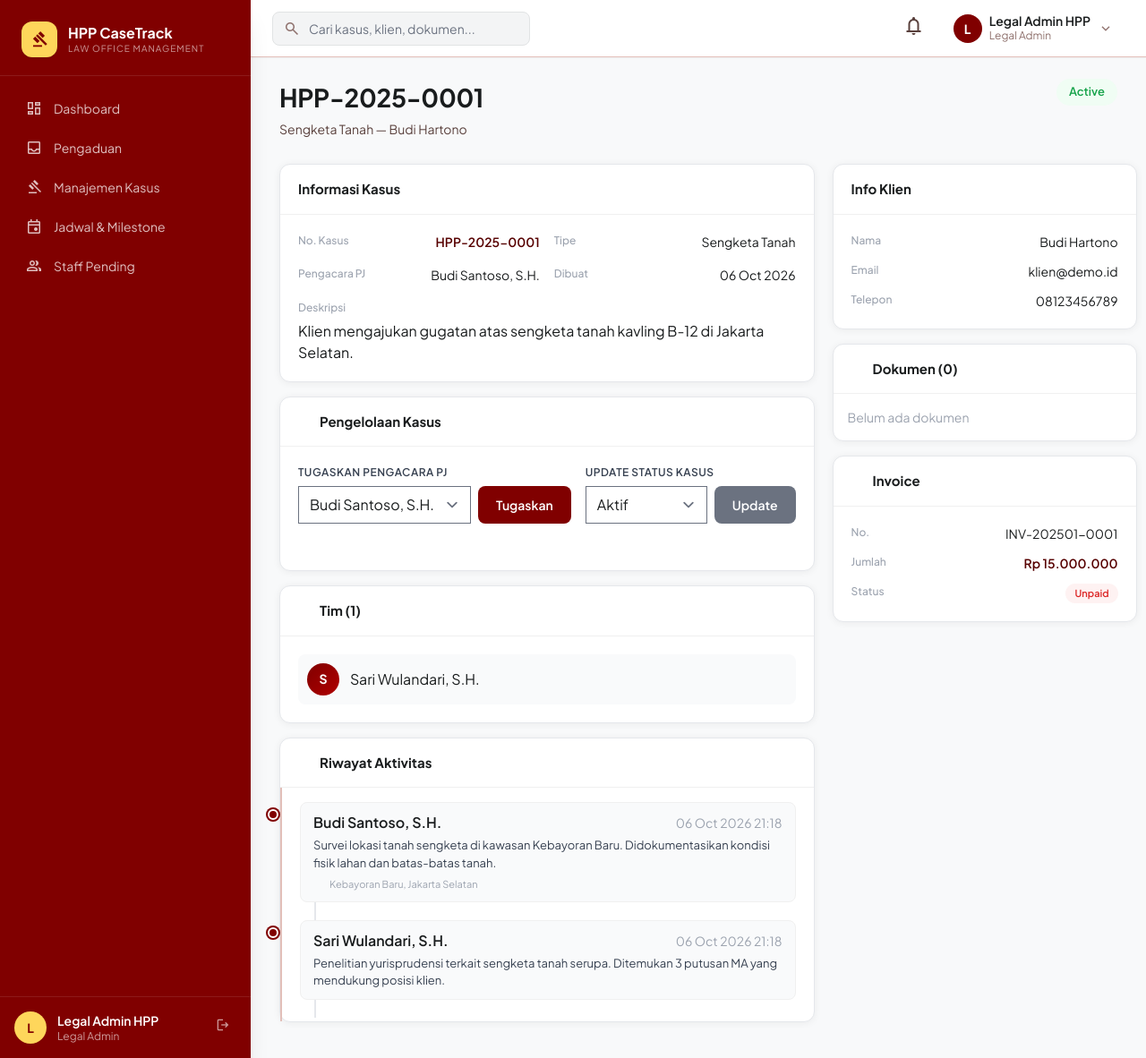
Screenshot of /legal-admin/case-detail.php?id=1 (signed in) with the database file from the repository.
### tables this page shows
CREATE TABLE IF NOT EXISTS cases (
    id             INT AUTO_INCREMENT PRIMARY KEY,
    case_number    VARCHAR(30) UNIQUE NOT NULL,
    complaint_id   INT,
    client_id      INT NOT NULL,
    assigned_pj_id INT,
    case_type      VARCHAR(100),
    title          VARCHAR(255),
    description    TEXT,
    strategy       TEXT,
    status         ENUM('pending','active','on_hold','closed','won','lost','cancelled') DEFAULT 'pending',
    opened_at      DATETIME DEFAULT CURRENT_TIMESTAMP,
    closed_at      DATETIME,
    created_at     DATETIME DEFAULT CURRENT_TIMESTAMP,
    updated_at     DATETIME DEFAULT CURRENT_TIMESTAMP ON UPDATE CURRENT_TIMESTAMP,
    FOREIGN KEY (complaint_id)   REFERENCES complaints(id) ON DELETE SET NULL,
    FOREIGN KEY (client_id)      REFERENCES users(id),
    FOREIGN KEY (assigned_pj_id) REFERENCES users(id) ON DELETE SET NULL
);

CREATE TABLE IF NOT EXISTS users (
    id             INT AUTO_INCREMENT PRIMARY KEY,
    username       VARCHAR(100) UNIQUE,
    email          VARCHAR(150) UNIQUE NOT NULL,
    password       VARCHAR(255) NOT NULL,
    role           ENUM('client','legal_admin','ceo','pengacara_pj','lawyer','finance','head_finance','admin') NOT NULL DEFAULT 'client',
    name           VARCHAR(150) NOT NULL,
    phone          VARCHAR(20),
    address        TEXT,
    photo          VARCHAR(255),
    is_active      TINYINT(1) DEFAULT 1,
    otp_code       VARCHAR(10),
    otp_expires_at DATETIME,
    email_verified_at DATETIME,
    created_at     DATETIME DEFAULT CURRENT_TIMESTAMP,
    updated_at     DATETIME DEFAULT CURRENT_TIMESTAMP ON UPDATE CURRENT_TIMESTAMP
);

CREATE TABLE IF NOT EXISTS case_team (
    id         INT AUTO_INCREMENT PRIMARY KEY,
    case_id    INT NOT NULL,
    lawyer_id  INT NOT NULL,
    role       VARCHAR(100) DEFAULT 'lawyer',
    assigned_at DATETIME DEFAULT CURRENT_TIMESTAMP,
    UNIQUE KEY unique_member (case_id, lawyer_id),
    FOREIGN KEY (case_id)   REFERENCES cases(id) ON DELETE CASCADE,
    FOREIGN KEY (lawyer_id) REFERENCES users(id) ON DELETE CASCADE
);

CREATE TABLE IF NOT EXISTS case_activities (
    id          INT AUTO_INCREMENT PRIMARY KEY,
    case_id     INT NOT NULL,
    user_id     INT NOT NULL,
    activity_type VARCHAR(50) DEFAULT 'update',
    description TEXT NOT NULL,
    location    VARCHAR(255),
    latitude    DECIMAL(10,8),
    longitude   DECIMAL(11,8),
    evidence_path VARCHAR(255),
    created_at  DATETIME DEFAULT CURRENT_TIMESTAMP,
    FOREIGN KEY (case_id) REFERENCES cases(id) ON DELETE CASCADE,
    FOREIGN KEY (user_id) REFERENCES users(id)
);

CREATE TABLE IF NOT EXISTS invoices (
    id             INT AUTO_INCREMENT PRIMARY KEY,
    case_id        INT,
    client_id      INT NOT NULL,
    invoice_number VARCHAR(50) UNIQUE NOT NULL,
    amount         DECIMAL(15,2) NOT NULL,
    description    TEXT,
    payment_proof_path VARCHAR(255),
    status         ENUM('unpaid','verification','paid','overdue') DEFAULT 'unpaid',
    due_date       DATE,
    paid_at        DATETIME,
    verified_by    INT,
    verified_at    DATETIME,
    notes          TEXT,
    created_at     DATETIME DEFAULT CURRENT_TIMESTAMP,
    FOREIGN KEY (case_id)     REFERENCES cases(id) ON DELETE SET NULL,
    FOREIGN KEY (client_id)   REFERENCES users(id),
    FOREIGN KEY (verified_by) REFERENCES users(id) ON DELETE SET NULL
);

### includes/functions.php (called while the page is built, shortened)
<?php
function getCaseStatusColor($status) {
    $map = [
        'active'    => 'success',
        'pending'   => 'warning',
        'closed'    => 'secondary',
        'cancelled' => 'danger',
        'on_hold'   => 'warning',
        'won'       => 'success',
        'lost'      => 'danger',
    ];
    return $map[$status] ?? 'secondary';
}

### legal-admin/case-detail.php (the view, shortened to what this page needs)
<?php
require_once __DIR__ . '/../includes/functions.php';
$db   = getDB();
$id   = (int)($_GET['id'] ?? 0);
$stmt = $db->prepare("
  SELECT c.*, cl.name AS client_name, cl.email AS client_email, cl.phone AS client_phone,
         pj.name AS pj_name
  FROM cases c
  JOIN users cl ON cl.id = c.client_id
  LEFT JOIN users pj ON pj.id = c.assigned_pj_id
  WHERE c.id=?
");
$stmt->execute([$id]);
$case = $stmt->fetch();
$teamStmt = $db->prepare("SELECT ct.*, u.name FROM case_team ct JOIN users u ON u.id=ct.lawyer_id WHERE ct.case_id=?");
$teamStmt->execute([$id]);
$team = $teamStmt->fetchAll();
$actStmt = $db->prepare("SELECT ca.*, u.name AS actor_name FROM case_activities ca JOIN users u ON u.id=ca.user_id WHERE ca.case_id=? ORDER BY ca.created_at DESC LIMIT 15");
$actStmt->execute([$id]);
$activities = $actStmt->fetchAll();
$docStmt = $db->prepare("SELECT cd.*, u.name AS uploader FROM case_documents cd JOIN users u ON u.id=cd.uploaded_by WHERE cd.case_id=?");
$docStmt->execute([$id]);
$documents = $docStmt->fetchAll();
$invoiceStmt = $db->prepare("SELECT * FROM invoices WHERE case_id=? ORDER BY created_at DESC LIMIT 1");
$invoiceStmt->execute([$id]);
$invoice = $invoiceStmt->fetch();
$pjStmt = $db->prepare("SELECT id, name FROM users WHERE role='pengacara_pj' AND is_active=1");
$pjStmt->execute();
$availPJs = $pjStmt->fetchAll();
require_once __DIR__ . '/../includes/header.php';
require_once __DIR__ . '/../includes/sidebar.php';
?>
<div id="page-content">
<div class="page-header">
  <div>
    <h1 class="page-title"><?= htmlspecialchars($case['case_number']) ?></h1>
    <p class="page-subtitle"><?= htmlspecialchars($case['case_type']) ?> — <?= htmlspecialchars($case['client_name']) ?></p>
  </div>
  <span class="badge badge-<?= getCaseStatusColor($case['status']) ?> badge-lg"><?= ucfirst($case['status']) ?></span>
</div>
<div class="detail-grid">
  <div class="detail-main">
    <div class="card mb-4">
      <div class="card-header"><h2 class="card-title">Informasi Kasus</h2></div>
      <div class="card-body">
        <div class="info-grid-2">
          <div class="info-item"><span class="info-label">No. Kasus</span><span class="info-value fw-600 text-primary"><?= htmlspecialchars($case['case_number']) ?></span></div>
          <div class="info-item"><span class="info-label">Tipe</span><span class="info-value"><?= htmlspecialchars($case['case_type']) ?></span></div>
          <div class="info-item"><span class="info-label">Pengacara PJ</span><span class="info-value"><?= htmlspecialchars($case['pj_name'] ?? '—') ?></span></div>
          <div class="info-item"><span class="info-label">Dibuat</span><span class="info-value"><?= date('d M Y', strtotime($case['created_at'])) ?></span></div>
        </div>
        <?php if ($case['description']): ?>
        <div class="mt-3"><span class="info-label">Deskripsi</span><p class="mt-1"><?= nl2br(htmlspecialchars($case['description'])) ?></p></div>
        <?php endif; ?>
      </div>
    </div>
    <div class="card mb-4">
      <div class="card-header"><h2 class="card-title"><i data-lucide="settings" class="icon-sm"></i> Pengelolaan Kasus</h2></div>
      <div class="card-body">
        <div class="form-row mb-4">
          <div class="form-group">
            <label class="form-label">Tugaskan Pengacara PJ</label>
            <form method="POST" class="input-btn-group">
              <select name="pj_id" class="form-select">
                <?php foreach ($availPJs as $pj): ?>
                <option value="<?= $pj['id'] ?>" <?= ($case['assigned_pj_id']??0)==$pj['id']?'selected':'' ?>><?= htmlspecialchars($pj['name']) ?></option>
                <?php endforeach; ?>
              </select>
              <button type="submit" class="btn btn-primary">Tugaskan</button>
            </form>
          </div>
          <div class="form-group">
            <label class="form-label">Update Status Kasus</label>
            <form method="POST" class="input-btn-group">
              <select name="new_status" class="form-select">
                <option value="active"    <?= $case['status']==='active'   ?'selected':'' ?>>Aktif</option>
              </select>
              <button type="submit" class="btn btn-secondary">Update</button>
            </form>
          </div>
        </div>
      </div>
    </div>
    <div class="card mb-4">
      <div class="card-header"><h2 class="card-title"><i data-lucide="users" class="icon-sm"></i> Tim (<?= count($team) ?>)</h2></div>
      <div class="card-body">
        <?php if (empty($team)): ?>
        <p class="text-muted text-sm">Belum ada tim</p>
        <?php else: ?>
        <div class="team-list">
          <?php foreach ($team as $m): ?>
          <div class="team-member">
            <div class="avatar-sm"><?= strtoupper(substr($m['name'],0,1)) ?></div>
            <span><?= htmlspecialchars($m['name']) ?></span>
          </div>
          <?php endforeach; ?>
        </div>
        <?php endif; ?>
      </div>
    </div>
    <div class="card">
      <div class="card-header"><h2 class="card-title"><i data-lucide="activity" class="icon-sm"></i> Riwayat Aktivitas</h2></div>
      <div class="card-body p-0">
        <?php if (empty($activities)): ?>
        <p class="text-muted p-4 text-sm">Belum ada aktivitas</p>
        <?php else: ?>
        <div class="timeline">
          <?php foreach ($activities as $act): ?>
          <div class="timeline-item">
            <div class="timeline-dot"></div>
            <div class="timeline-content">
              <div class="timeline-header">
                <span class="fw-600"><?= htmlspecialchars($act['actor_name']) ?></span>
                <span class="text-muted text-sm"><?= date('d M Y H:i', strtotime($act['created_at'])) ?></span>
              </div>
              <p class="timeline-text"><?= nl2br(htmlspecialchars($act['description'])) ?></p>
              <?php if ($act['location']): ?>
              <div class="timeline-location"><i data-lucide="map-pin" class="icon-xs"></i> <?= htmlspecialchars($act['location']) ?></div>
              <?php endif; ?>
            </div>
          </div>
          <?php endforeach; ?>
        </div>
        <?php endif; ?>
      </div>
    </div>
  </div>
  <div class="detail-sidebar">
    <div class="card mb-4">
      <div class="card-header"><h2 class="card-title">Info Klien</h2></div>
      <div class="card-body">
        <div class="info-list">
          <div class="info-item"><span class="info-label">Nama</span><span class="info-value"><?= htmlspecialchars($case['client_name']) ?></span></div>
          <div class="info-item"><span class="info-label">Email</span><span class="info-value"><?= htmlspecialchars($case['client_email']) ?></span></div>
          <div class="info-item"><span class="info-label">Telepon</span><span class="info-value"><?= htmlspecialchars($case['client_phone'] ?? '-') ?></span></div>
        </div>
      </div>
    </div>
    <div class="card mb-4">
      <div class="card-header"><h2 class="card-title"><i data-lucide="file-text" class="icon-sm"></i> Dokumen (<?= count($documents) ?>)</h2></div>
      <div class="card-body p-0">
        <?php if (empty($documents)): ?>
        <p class="text-muted text-sm p-4">Belum ada dokumen</p>
        <?php endif; ?>
      </div>
    </div>
    <?php if ($invoice): ?>
    <div class="card">
      <div class="card-header"><h2 class="card-title"><i data-lucide="receipt" class="icon-sm"></i> Invoice</h2></div>
      <div class="card-body">
        <div class="info-list">
          <div class="info-item"><span class="info-label">No.</span><span class="info-value"><?= htmlspecialchars($invoice['invoice_number']) ?></span></div>
          <div class="info-item"><span class="info-label">Jumlah</span><span class="info-value fw-600 text-primary">Rp <?= number_format($invoice['amount'],0,',','.') ?></span></div>
          <div class="info-item"><span class="info-label">Status</span>
            <?php $im=['unpaid'=>'badge-danger','verification'=>'badge-warning','paid'=>'badge-success']; ?>
            <span class="badge <?= $im[$invoice['status']] ?? '' ?>"><?= ucfirst($invoice['status']) ?></span>
          </div>
        </div>
      </div>
    </div>
    <?php endif; ?>
  </div>
</div>
</div>
<?php require_once __DIR__ . '/../includes/footer.php'; ?>

### rows the page displays
cases: case_number "HPP-2025-0001", case_type "Sengketa Tanah", client.name "Budi Hartono", status "Active", assigned_pj.name "Budi Santoso, S.H.", created_at "06 Oct 2026", description "Klien mengajukan gugatan atas sengketa tanah kavling B-12 di Jakarta Selatan.", pj_id "Budi Santoso, S.H.", new_status "Aktif", client.email "klien@demo.id", client.phone "08123456789"
case_team: lawyer.name "S", lawyer.name "Sari Wulandari, S.H."
case_activities: user.name "Budi Santoso, S.H.", created_at "06 Oct 2026 21:18", description "Survei lokasi tanah sengketa di kawasan Kebayoran Baru. Didokumentasikan kondisi fisik lahan dan batas-batas tanah.", location "Kebayoran Baru, Jakarta Selatan"
case_activities: user.name "Sari Wulandari, S.H.", created_at "06 Oct 2026 21:18", description "Penelitian yurisprudensi terkait sengketa tanah serupa. Ditemukan 3 putusan MA yang mendukung posisi klien."
invoices: invoice_number "INV-202501-0001", amount "15.000.000", status "Unpaid"

### other values shown
substr($user['name'], 0, 1) "L"
$user['name'] "Legal Admin HPP"
$roleNames[$user['role']] "Legal Admin"
$item['label'] "Dashboard"
$item['label'] "Pengaduan"
$item['label'] "Manajemen Kasus"
$item['label'] "Jadwal & Milestone"
$item['label'] "Staff Pending"
ROLE_NAMES[$role] "Legal Admin"
count($team) "1"
count($documents) "0"
